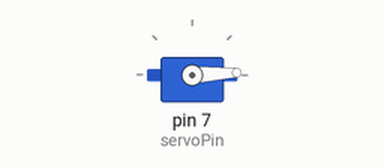
The sketch below on a simulated Arduino Uno, built with avr-gcc and run on an emulated ATmega328P. Shown: servo.

Above: at 0.05 s.
At 0.7 s:
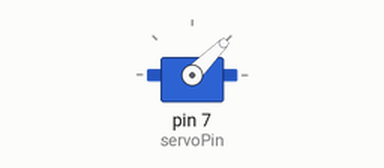
At 1.35 s:
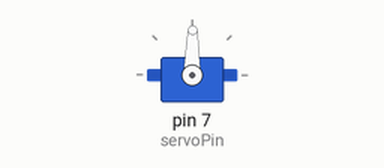
At 2.7 s:
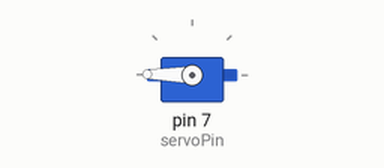
Timing chart, 0 to 6.3 s (numbered marks = the images above):
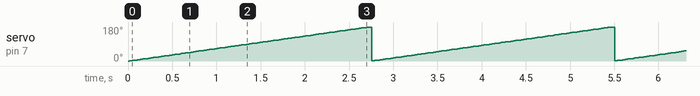

Measured:
- by itself, servo on pin 7 (servoPin): ramps from 1° to 180° and jumps back, once every 2.7 s

The sketch:

090125_ex01_servo.ino
```cpp
#include <Servo.h>

Servo myServo;

int servoPin = 7;
int pos = 0;

void setup() {
  myServo.attach(servoPin);
}

void loop() {

  for (pos = 0; pos <= 180; pos++) {
    myServo.write(pos);
    delay(15);
  }

  for (pos = 180; pos >= 180; pos--) {
    myServo.write(pos);
    delay(15);
  }

}
```
